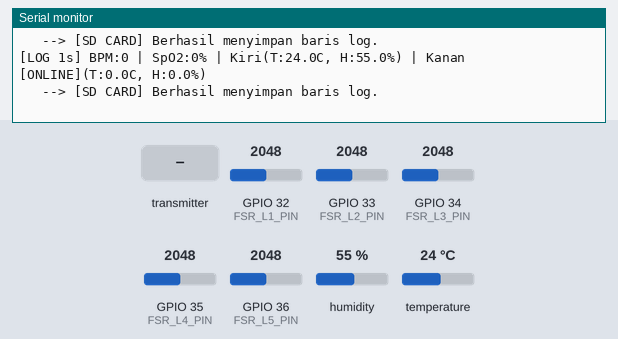
A sketch run on a simulated ESP32. Parts: the last lines printed to the serial monitor. The inputs (shaded band) are chosen by the test bench; at power-on: humidity 55 %, temperature 24 °C, GPIO 32 (FSR_L1_PIN) = 2048, GPIO 33 (FSR_L2_PIN) = 2048, GPIO 34 (FSR_L3_PIN) = 2048, GPIO 35 (FSR_L4_PIN) = 2048, GPIO 36 (FSR_L5_PIN) = 2048. Storage starts empty.

Above: at 2.2 s.
2.3 s: humidity set to 22 %
At 3.9 s:
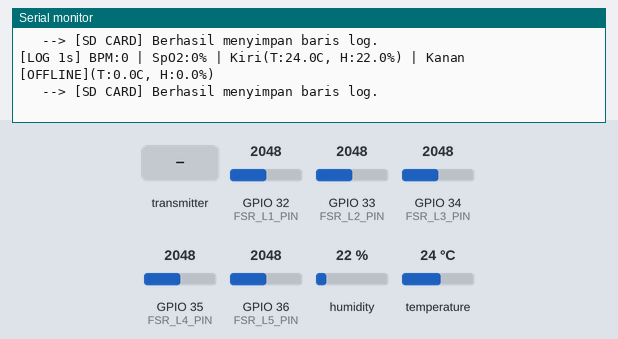
5.5 s: the transmitter starts sending fsr.0 = 0
7.0 s: the transmitter starts sending temperature = 25
8.5 s: the transmitter starts sending humidity = 25
10.0 s: temperature set to 12 °C
At 10.5 s:
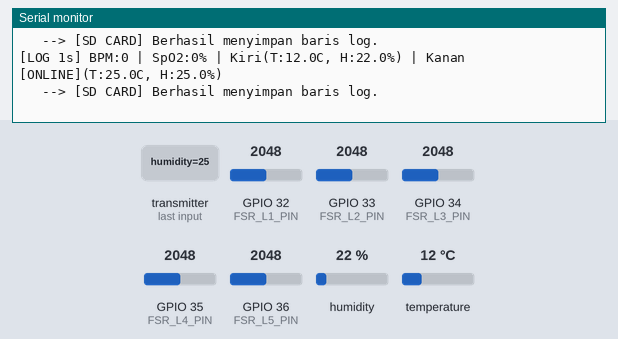

Measured:
- after the input at 2.3 s, the serial monitor: prints a new line after 0.79 s (image 1)
- after the input at 10.0 s, the serial monitor: prints a new line after 0.09 s (image 2)

The sketch:

Recieve_kiri.ino
```cpp
#include <WiFi.h>
#include <esp_now.h>
#include <esp_wifi.h>
#include <SPI.h>
#include <FS.h>
#include <SD.h>
#include <Wire.h>
#include "Adafruit_SHT31.h"
#include "MAX30105.h"
#include "spo2_algorithm.h"
#include "heartRate.h"

// Pin Modul SD Card Reader
#define SD_CS 5

// Pin ADC Sensor FSR402 Kaki Kiri
#define FSR_L1_PIN 32
#define FSR_L2_PIN 33
#define FSR_L3_PIN 34
#define FSR_L4_PIN 35
#define FSR_L5_PIN 36 // VP

// Struktur Data ESP-NOW dari Kaki Kanan
typedef struct struct_kaki_kanan {
  uint16_t fsr[5];
  float temperature;
  float humidity;
} struct_kaki_kanan;

struct_kaki_kanan dataKakiKanan;
volatile bool newDataFromRight = false;
unsigned long lastPacketRightTime = 0;

// Objek Sensor Lokal Kaki Kiri
Adafruit_SHT31 sht31Kiri = Adafruit_SHT31();
MAX30105 particleSensor;

// Variabel MAX30105 (BPM & SpO2)
const byte RATE_SIZE = 4;
byte rates[RATE_SIZE];
byte rateSpot = 0;
int beatAvg = 0;
unsigned long sampleCounter = 0;
unsigned long lastBeatSample = 0;
unsigned long lastValidBpmSample = 0;

uint32_t irBuffer[100];
uint32_t redBuffer[100];
int32_t bufferLength = 100;
int32_t spo2 = 0;
int8_t validSPO2 = 0;
int32_t dummyHR = 0;
int8_t validDummyHR = 0;
byte bufferIndex = 0;
int32_t lastValidSpO2 = 0;
unsigned long lastValidSpO2Sample = 0;

// Timing SD Logger
unsigned long lastSdLogTime = 0;
bool sdInitialized = false;

// Callback Penerimaan ESP-NOW dari Kaki Kanan
void OnDataRecv(const esp_now_recv_info *info, const uint8_t *incomingData, int len) {
  if (len == sizeof(dataKakiKanan)) {
    memcpy(&dataKakiKanan, incomingData, sizeof(dataKakiKanan));
    newDataFromRight = true;
    lastPacketRightTime = millis();
  }
}

void setup() {
  Serial.begin(115200);
  delay(1000);
  Wire.begin();

  Serial.println("\n=== DIAFOS V2 - RECEIVER & LOGGER KAKI KIRI ===");

  // 1. Inisialisasi SD Card Reader
  Serial.print("[SD CARD] Menginisialisasi Modul SD Card CS Pin ");
  Serial.println(SD_CS);
  if (!SD.begin(SD_CS)) {
    Serial.println("[ERROR] Gagal Inisialisasi SD Card! Periksa kabel/kartu SD.");
  } else {
    sdInitialized = true;
    Serial.println("[OK] SD Card Berhasil Dihubungkan.");

    // Buat header CSV jika belum ada
    if (!SD.exists("/data_pengujian_gabungan.csv")) {
      File file = SD.open("/data_pengujian_gabungan.csv", FILE_WRITE);
      if (file) {
        file.println("Millis,BPM,SpO2,Temp_L,Hum_L,FSR_L1,FSR_L2,FSR_L3,FSR_L4,FSR_L5,Temp_R,Hum_R,FSR_R1,FSR_R2,FSR_R3,FSR_R4,FSR_R5,Status_Kanan");
        file.close();
        Serial.println("[SD CARD] File '/data_pengujian_gabungan.csv' Dibuat (Header ditulis).");
      }
    }
  }

  // 2. Inisialisasi Sensor SHT31 Kaki Kiri
  if (!sht31Kiri.begin(0x44)) {
    Serial.println("[WARN] Sensor SHT31 Kaki Kiri tidak terdeteksi di 0x44!");
  } else {
    Serial.println("[OK] Sensor SHT31 Kaki Kiri Terhubung.");
  }

  // 3. Inisialisasi Sensor MAX30105
  if (!particleSensor.begin(Wire, I2C_SPEED_FAST)) {
    Serial.println("[WARN] Sensor MAX30105 tidak terdeteksi.");
  } else {
    byte ledBrightness = 0x1F;
    byte sampleAverage = 4;
    byte ledMode = 3;
    int sampleRate = 100;
    int pulseWidth = 411;
    int adcRange = 4096;
    particleSensor.setup(ledBrightness, sampleAverage, ledMode, sampleRate, pulseWidth, adcRange);
    Serial.println("[OK] Sensor MAX30105 Berhasil Dikonfigurasi.");
  }

  // 4. Inisialisasi ESP-NOW Receiver
  WiFi.mode(WIFI_STA);
  esp_wifi_set_channel(1, WIFI_SECOND_CHAN_NONE); // Kunci ke Channel 1

  if (esp_now_init() != ESP_OK) {
    Serial.println("[ERROR] Gagal Inisialisasi ESP-NOW di Kaki Kiri!");
    return;
  }

  esp_now_register_recv_cb(OnDataRecv);
  Serial.println("[OK] ESP-NOW Receiver Kaki Kiri Siap Menunggu Data Kaki Kanan...\n");
}

void loop() {
  // A. Pembacaan Sensor MAX30105 (Setiap Sample)
  if (particleSensor.available()) {
    long currentRed = particleSensor.getRed();
    long currentIR = particleSensor.getIR();
    particleSensor.nextSample();
    sampleCounter++;

    if (currentIR > 20000) {
      // Deteksi BPM
      if (checkForBeat(currentIR) == true) {
        long samplesPassed = sampleCounter - lastBeatSample;
        lastBeatSample = sampleCounter;
        if (samplesPassed > 30) {
          float bpm = 60.0 / (samplesPassed * 0.01);
          if (bpm > 40 && bpm < 160) {
            if (beatAvg == 0) {
              for (byte x = 0; x < RATE_SIZE; x++) rates[x] = (byte)bpm;
            } else {
              rates[rateSpot++] = (byte)bpm;
              rateSpot %= RATE_SIZE;
            }
            beatAvg = 0;
            for (byte x = 0; x < RATE_SIZE; x++) beatAvg += rates[x];
            beatAvg /= RATE_SIZE;
            lastValidBpmSample = sampleCounter;
          }
        }
      }

      // Deteksi SpO2
      irBuffer[bufferIndex] = currentIR;
      redBuffer[bufferIndex] = currentRed;
      bufferIndex++;

      if (bufferIndex == 100) {
        maxim_heart_rate_and_oxygen_saturation(irBuffer, bufferLength, redBuffer, &spo2, &validSPO2, &dummyHR, &validDummyHR);
        for (byte i = 25; i < 100; i++) {
          irBuffer[i - 25] = irBuffer[i];
          redBuffer[i - 25] = redBuffer[i];
        }
        bufferIndex = 75;

        if (validSPO2 == 1 && spo2 > 70 && spo2 <= 100) {
          lastValidSpO2 = spo2;
          lastValidSpO2Sample = sampleCounter;
        }
      }
    } else {
      // Jari tidak menempel
      bufferIndex = 0;
      lastValidSpO2 = 0;
      beatAvg = 0;
    }

    // Timeout clearing
    if (sampleCounter - lastValidBpmSample > 400) beatAvg = 0;
    if (sampleCounter - lastValidSpO2Sample > 400) lastValidSpO2 = 0;
  }

  // B. Penulisan Log Periodik ke SD Card & Serial (Setiap 1000 ms)
  if (millis() - lastSdLogTime >= 1000) {
    lastSdLogTime = millis();

    // 1. Baca Sensor Lokal Kaki Kiri
    uint16_t fsrL[5];
    fsrL[0] = analogRead(FSR_L1_PIN);
    fsrL[1] = analogRead(FSR_L2_PIN);
    fsrL[2] = analogRead(FSR_L3_PIN);
    fsrL[3] = analogRead(FSR_L4_PIN);
    fsrL[4] = analogRead(FSR_L5_PIN);

    float tempL = sht31Kiri.readTemperature();
    float humL  = sht31Kiri.readHumidity();
    if (isnan(tempL)) tempL = 0.0;
    if (isnan(humL))  humL  = 0.0;

    // 2. Cek Koneksi Kaki Kanan (Timeout 3 Detik)
    bool isRightConnected = (millis() - lastPacketRightTime < 3000);
    String statusKanan = isRightConnected ? "ONLINE" : "OFFLINE";

    // 3. Tampilkan Summary Log di Serial Monitor
    Serial.print("[LOG 1s] ");
    Serial.print("BPM:"); Serial.print(beatAvg);
    Serial.print(" | SpO2:"); Serial.print(lastValidSpO2);
    Serial.print("% | Kiri(T:"); Serial.print(tempL, 1);
    Serial.print("C, H:"); Serial.print(humL, 1);
    Serial.print("%) | Kanan ["); Serial.print(statusKanan);
    Serial.print("](T:"); Serial.print(dataKakiKanan.temperature, 1);
    Serial.print("C, H:"); Serial.print(dataKakiKanan.humidity, 1);
    Serial.println("%)");

    // 4. Simpan ke File CSV SD Card
    if (sdInitialized) {
      File file = SD.open("/data_pengujian_gabungan.csv", FILE_APPEND);
      if (file) {
        String dataRow = String(millis()) + "," +
                         String(beatAvg) + "," +
                         String(lastValidSpO2) + "," +
                         String(tempL, 2) + "," +
                         String(humL, 2) + "," +
                         String(fsrL[0]) + "," + String(fsrL[1]) + "," + String(fsrL[2]) + "," + String(fsrL[3]) + "," + String(fsrL[4]) + "," +
                         String(dataKakiKanan.temperature, 2) + "," +
                         String(dataKakiKanan.humidity, 2) + "," +
                         String(dataKakiKanan.fsr[0]) + "," + String(dataKakiKanan.fsr[1]) + "," + String(dataKakiKanan.fsr[2]) + "," + String(dataKakiKanan.fsr[3]) + "," + String(dataKakiKanan.fsr[4]) + "," +
                         statusKanan;

        file.println(dataRow);
        file.close();
        Serial.println("   --> [SD CARD] Berhasil menyimpan baris log.");
      } else {
        Serial.println("   --> [ERROR SD CARD] Gagal membuka file /data_pengujian_gabungan.csv!");
      }
    }
  }
}
```
